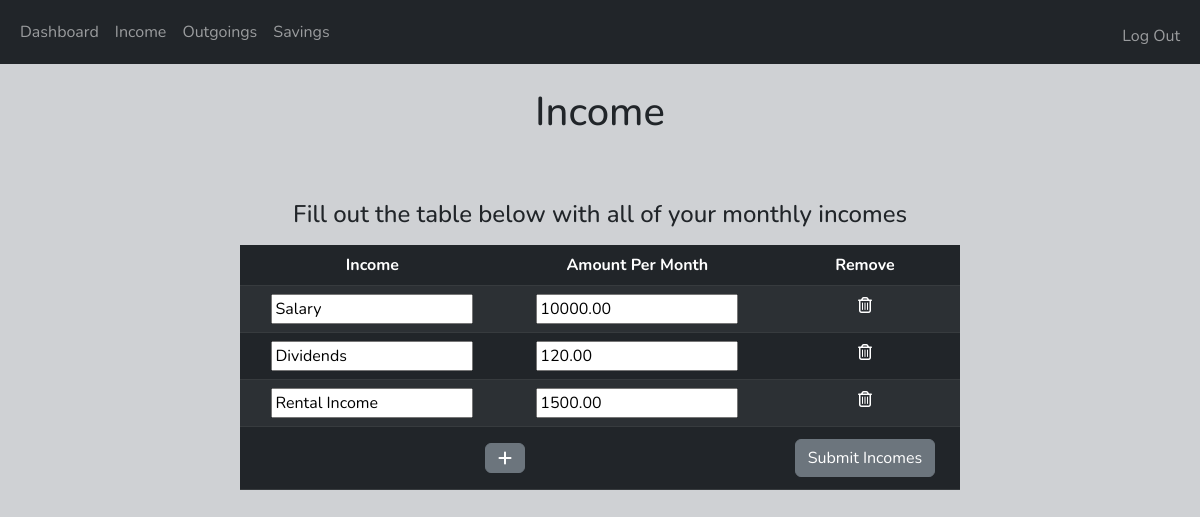
/income (signed in), run on the app's committed database.
### app.py (models this page shows)
class Income(db.Model, UserMixin):
    id = db.Column(db.Integer, primary_key=True)
    user_id = db.Column(db.Integer, db.ForeignKey(Users.id), nullable=False)
    income = db.Column(db.String(100), nullable=False)
    amount = db.Column(db.Float, nullable=False)

### app.py (the view)
@app.route("/income", methods=["GET", "POST"])
@login_required
def income():
    incomes = [
        "Salary",
        "Dividends",
        "Rental Income",
        "Capital Gains",
        "Royalties"
        ]
    id = current_user.id
    if request.method == "POST":
        user_incomes = request.form.getlist("income")
        amounts = request.form.getlist("amount")
        Income.query.filter_by(user_id = id).delete()
        db.session.commit()
        if len(user_incomes) == 0:
            return render_template("income.html", incomes=incomes)
        for (income, amount) in zip(user_incomes, amounts):
            user_income = Income(
                user_id = id,
                income = income,
                amount = amount
            )
            db.session.add(user_income)
            db.session.commit()
        flash("Incomes Updated!")
        return redirect("/dashboard")
    else:
        query = Income.query.filter_by(user_id = id).all()
        if len(query) != 0:
            return render_template("income.html", query=query)
        else:
            return render_template("income.html", incomes=incomes)

### app.py (called while the page is built)
@login_manager.user_loader
def load_user(user_id):
    return Users.query.get(int(user_id))

### templates/income.html (shortened to what this page needs)
{% extends "layout.html" %}
{% block body %}
<h1 class="py-2">Income</h1>
<br>
<br>
<h4>
    Fill out the table below with all of your monthly incomes
</h4>
<form class="my-3" action="/income" method="post">
    <table class="table table-striped table-dark">
        <thead>
            <tr>
                <th>Income</th>
                <th>Amount Per Month</th>
                <th>Remove</th>
            </tr>
        </thead>
        <tbody>
            {% if query|length == 0 %}
                {% for income in incomes %}
                    <tr>
                        <td>
                            <input type="text" name="income" value="{{ income }}" required>
                        </td>
                        <td>
                            <input type="number" name="amount" required min="1">
                        </td>
                        <td>
                            <i class="fa-regular fa-trash-can mx-1 delete"></i>
                        </td>
                    </tr>
                {% endfor %}
            {% else %}
                {% for incomes in query %}
                    <tr>
                        <td>
                            <input type="text" name="income" value="{{ incomes.income|title }}">
                        </td>
                        <td>
                            <input name="amount" type="number" value="{{ '%0.2f' % incomes.amount|float }}">
                        </td>
                        <td>
                            <i class="fa-regular fa-trash-can mx-1 delete"></i>
                        </td>
                    </tr>
                {% endfor %}
        {% endif %}
        </tbody>
        <tfoot>
            <tr>
                <td colspan="2">
                    <i class=" btn btn-secondary fa-solid fa-plus add-new-income"></i>
                </td>
                <td colspan="1">
                    <button class="btn btn-secondary my-1" type="submit">Submit Incomes</button>
                </td>
            </tr>
        </tfoot>
    </table>
</form>
{% endblock %}

### static/style.css (style rules this page uses)
html { height: 100%; }
body { font-family: 'Nunito', sans-serif; background-color: #cfd1d4; }
table { overflow-y: scroll; max-height: 90vh; max-width: 60vw; margin: auto; }
thead th { position: sticky; top: 0; }

### data on the page
Income: income "Salary", amount "10000.00"
Income: income "Dividends", amount "120.00"
Income: income "Rental Income", amount "1500.00"
